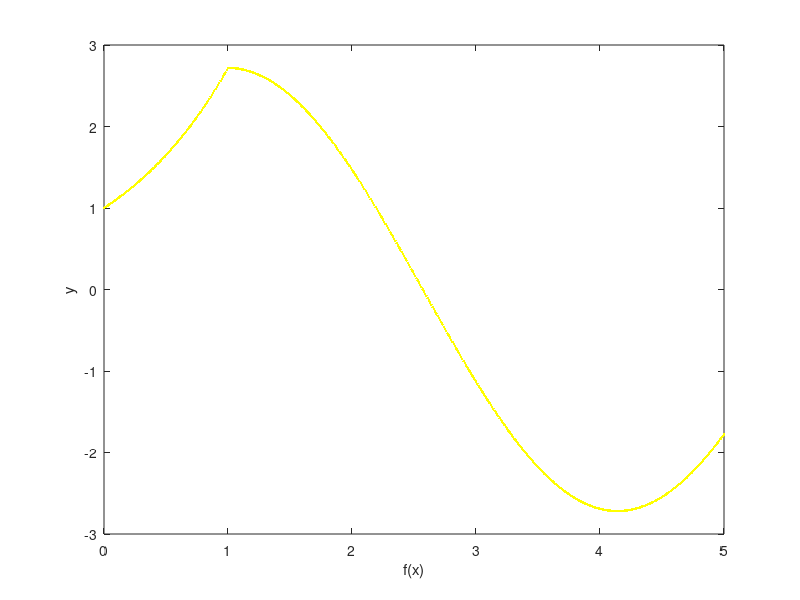

Write MATLAB code to recreate this figure.
x=0:.01:5;
f = zeros(size(x));

for i=1:length(x)
    if x(i) <1
        f(i) = exp(x(i));
    else
        f(i) = exp(1) * cos(x(i) - 1);
    end
end

plot(x,f, 'y.')
xlabel('f(x)')
ylabel('y')
